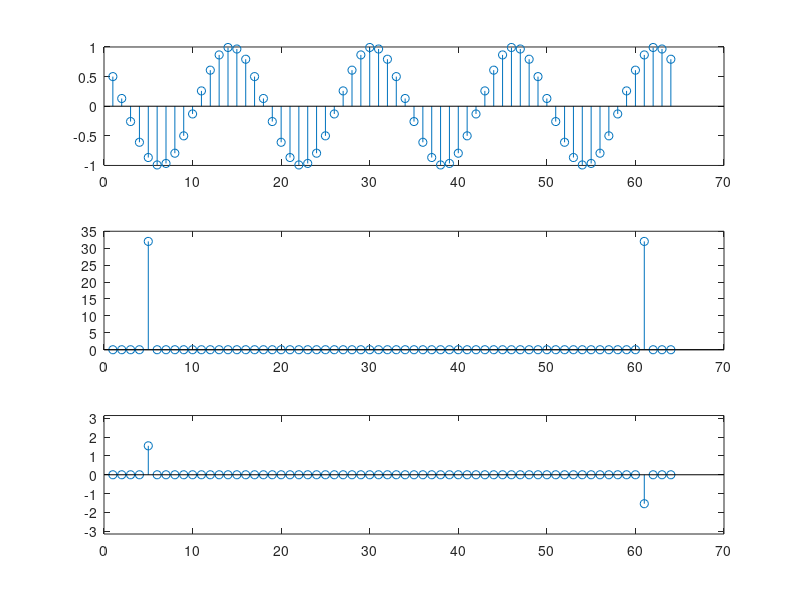

This figure's MATLAB source:
clear all; close all; clc;

n=0:1:63;
y=cos(pi*n/8+pi/3);
yf = fft(y);
yfa = abs(yf);
ya = atan(imag(yf));

figure(1)
subplot(3,1,1), stem(y)
subplot(3,1,2), stem(yfa)
subplot(3,1,3), stem(ya); ylim([-3.14, 3.14])
